Frame 1 (no input): blank canvas, image omitted
Frame 60 (the mouse pressed at the canvas centre just before this capture): blank canvas, image omitted
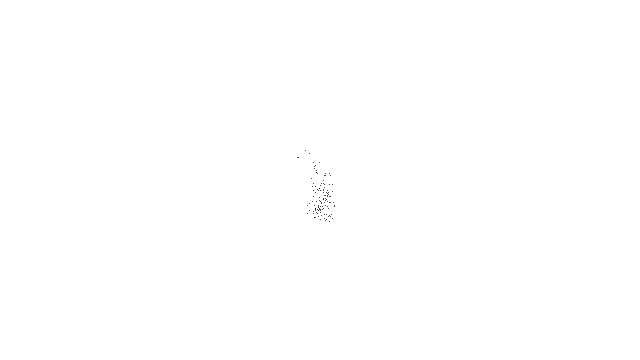
Frame 120 (the mouse held since frame 60 and released just before this capture)

The Processing sketch whose frames 1 and 60 were blank and that drew this single picture after the mouse press (run headless with seeded random() and noise(); from frame 60 on, the mouse is pressed at the canvas centre):

// Processing sketch: levy_walk
// ── levy_walk.pde
class Walker {
  float x;
  float y;

  Walker() {
    x = width / 2;
    y = height / 2;
  }

  void display() {
    stroke(0);
    point(x, y);
  }

  void step() {
    float sx;
    float sy;

    // float levy = random(1);

    // if (levy < 0.01) {
    //   sx = random(-100, 100);
    //   sy = random(-100, 100);
    // } else {
    //   sx = random(-1, 1);
    //   sy = random(-1, 1);
    // }

    sx = (10 * montecarlo()) * random(-1, 1);
    sy = (10 * montecarlo()) * random(-1, 1);

    x += sx;
    y += sy;
  }

  float montecarlo() {
    while (true) {
      float r1 = random(1);
      float prob = r1;
      float r2 = random(1);

      if (r2 < prob) { // prefer larger values
      //if (r2 > prob) { // prefer smaller values
        return r1;
      }
    }
  }

}

Walker w;

void setup() {
  size(640, 360);
  w = new Walker();
  background(255);
}

void draw() {
  w.step();
  w.display();
}
